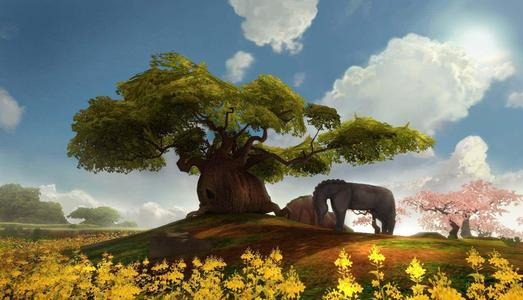
#> input picture 123.jpg, 523 x 300 px
$ python hough.py
#> lines starting #> are read from the running program, lines starting #| are printed output that depends on the picture; after the words box and inside, x2 and y2 are one past the last pixel; in counts of white or black regions, pixels touching at a corner belong together
import cv2
import numpy as np

original_img = cv2.imread("123.jpg", 0)
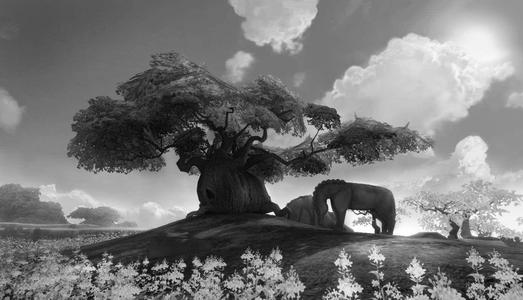
#> original_img: shape (300, 523); min 0, max 255, mean 118.9
img = cv2.resize(original_img, None, fx=0.8, fy=0.8,
                 interpolation=cv2.INTER_CUBIC)
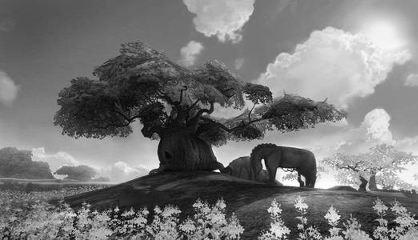
#> img: shape (240, 418); min 0, max 255, mean 118.9

img = cv2.GaussianBlur(img, (3, 3), 0)
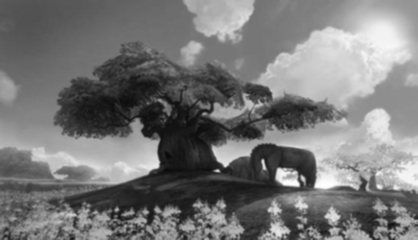
#> img: shape (240, 418); min 9, max 254, mean 118.9
edges = cv2.Canny(img, 50, 150, apertureSize=3)
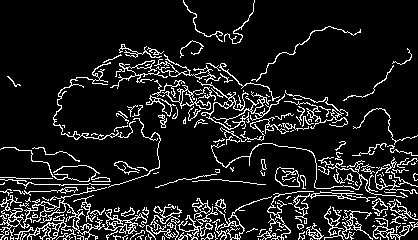
#> edges: shape (240, 418); 11.3% white in thin lines or dots
lines = cv2.HoughLines(edges, 1, np.pi / 180, 118)  # 这里对最后一个参数使用了经验型的值
#> lines = 54 rows, first 8: [229, 1.57], [238, 1.55], [219, 1.59], [234, 1.55], [222, 1.48], [237, 1.41], [232, 1.47], [227, 1.59]
result = img.copy()
for line in lines:
    rho = line[0][0]  # 第一个元素是距离rho
    theta = line[0][1]  # 第二个元素是角度theta
    print(rho)
    print(theta)
    if (theta < (np.pi / 4.)) or (theta > (3. * np.pi / 4.0)):  # 垂直直线
        pt1 = (int(rho / np.cos(theta)), 0)  # 该直线与第一行的交点
        # 该直线与最后一行的焦点
        pt2 = (int((rho - result.shape[0] * np.sin(theta)) / np.cos(theta)), result.shape[0])
        cv2.line(result, pt1, pt2, (255))  # 绘制一条白线
    else:  # 水平直线
        pt1 = (0, int(rho / np.sin(theta)))  # 该直线与第一列的交点
        # 该直线与最后一列的交点
        pt2 = (result.shape[1], int((rho - result.shape[1] * np.cos(theta)) / np.sin(theta)))
        cv2.line(result, pt1, pt2, (255), 1)  # 绘制一条直线
#> this loop made 54 passes
#> (rho, theta, pt1, pt2) on passes 1 to 12: (229, 1.57, (0, 229), (418, 229)), (238, 1.55, (0, 238), (418, 230)), (219, 1.59, (0, 219), (418, 226)), (234, 1.55, (0, 234), (418, 226)), (222, 1.48, (0, 222), (418, 186)), (237, 1.41, (0, 239), (418, 173)), (232, 1.47, (0, 233), (418, 189)), (227, 1.59, (0, 227), (418, 234)), (216, 1.61, (0, 216), (418, 230)), (233, 1.45, (0, 234), (418, 183)), (238, 1.45, (0, 239), (418, 188)), (208, 1.62, (0, 208), (418, 230))
#> (printed output is left out)
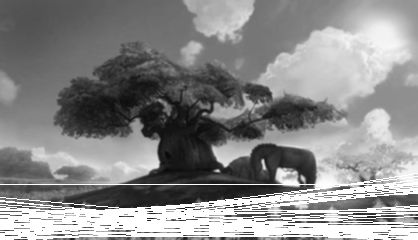
#> result: shape (240, 418); 12.63% of pixels changed, all inside (x1, y1, x2, y2) = (0, 173, 418, 240)

cv2.imshow('Canny', edges)
cv2.imshow('Result', result)
cv2.waitKey(0)
cv2.destroyAllWindows()
